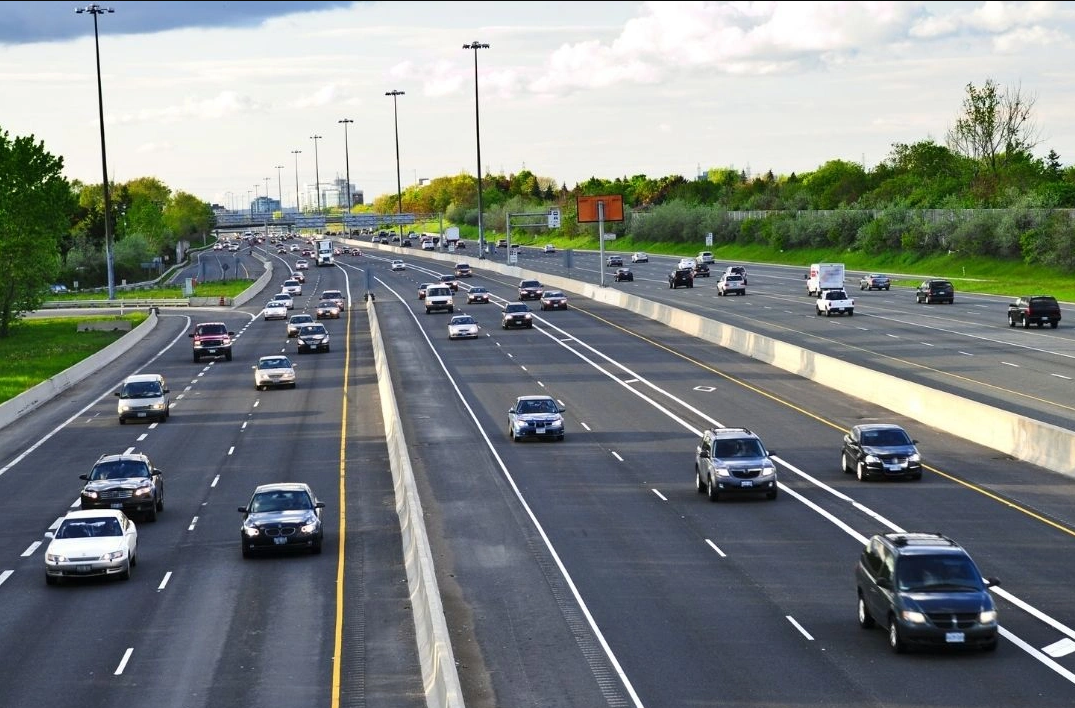
#> input picture arabagorsel.png, 1075 x 708 px, given in place of arabavideosu2.mp4, which was not available
$ python openCVileserittakibi.py
#> lines starting #> are read from the running program, lines starting #| are printed output that depends on the picture; after the words box and inside, x2 and y2 are one past the last pixel; in counts of white or black regions, pixels touching at a corner belong together; pictures that were not available may be replaced by others from this repository, and a replacement may not be noted
#> further down, frame is the input picture: shape (708, 1075, 3); mean B, G, R 131.9, 133.2, 126.7
import cv2
import numpy as np

def region_of_interest(img, vertices):
    # Sadece ilgi alanını kesmek için
    mask = np.zeros_like(img)
    cv2.fillPoly(mask, vertices, 255)
    masked_image = cv2.bitwise_and(img, mask)
    return masked_image

def draw_lines(img, lines):
    # Çizgileri görüntü üzerine çizmek için
    if lines is not None:
        for line in lines:
            for x1, y1, x2, y2 in line:
                cv2.line(img, (x1, y1), (x2, y2), (0, 255, 0), 10)

def process_frame(frame):
    # Grayscale dönüşümü
    gray = cv2.cvtColor(frame, cv2.COLOR_BGR2GRAY)
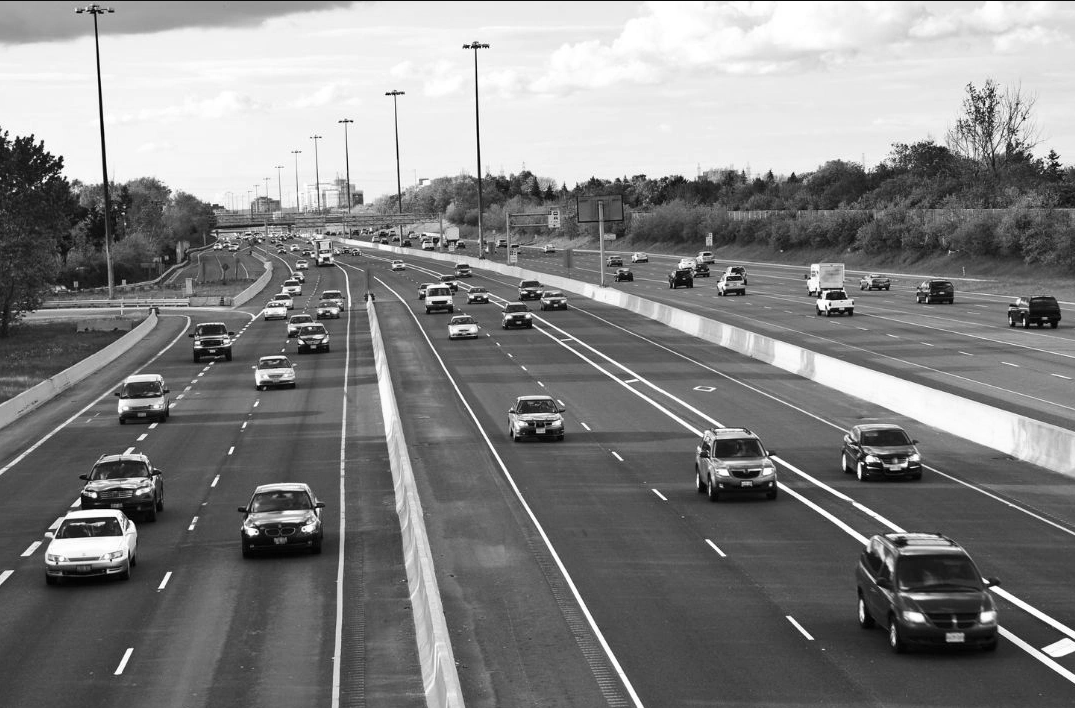
#> gray: shape (708, 1075); min 0, max 255, mean 131.1

    # Gaussian Blur
    blur = cv2.GaussianBlur(gray, (5, 5), 0)

    # Canny Edge Detection (kenar tespiti)
    edges = cv2.Canny(blur, 50, 150)
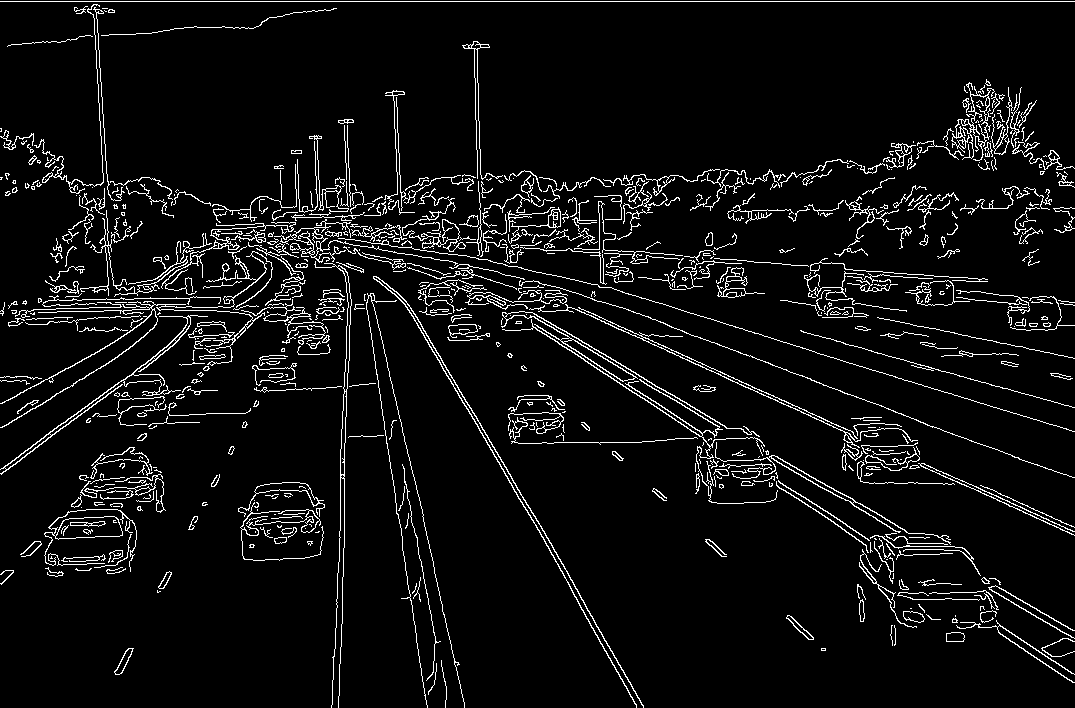
#> edges: shape (708, 1075); 6% white in thin lines or dots

    # Yolun alt kısmını işlemek için bir üçgen ROI (Region of Interest) belirle
    height, width = frame.shape[:2]
#> height = 708; width = 1075
    roi_vertices = [(0, height), (width // 2, height // 2), (width, height)]
#> roi_vertices = [(0, 708), (537, 354), (1075, 708)]

    cropped_edges = region_of_interest(edges, np.array([roi_vertices], np.int32))
#> in region_of_interest, `cv2.fillPoly(mask, vertices, 255)`:
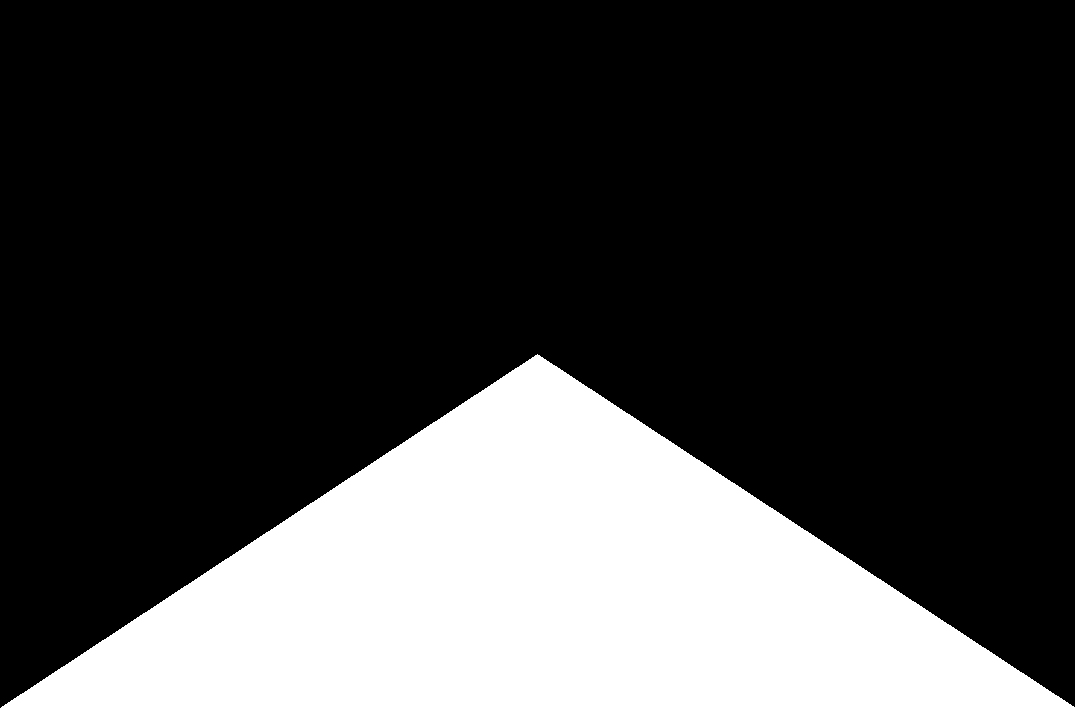
#> mask: shape (708, 1075); 25% white; 1 white region, box (x1, y1, x2, y2) and area: (1, 354, 1075, 708) 190458
#> in region_of_interest, `masked_image = cv2.bitwise_and(img, mask)`:
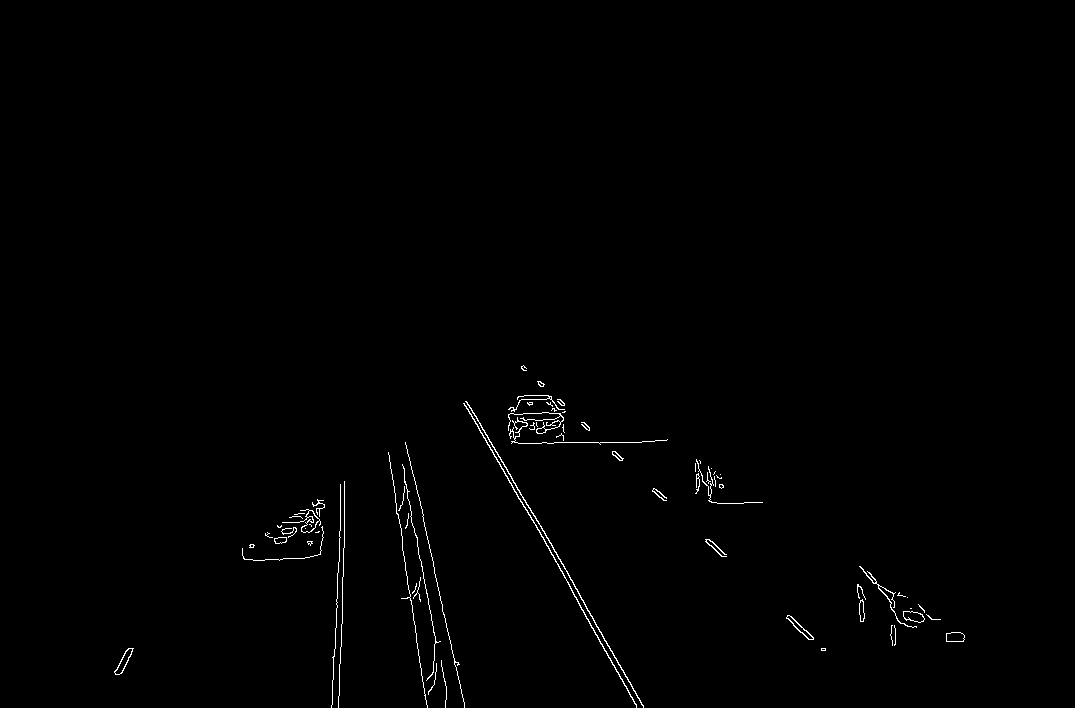
#> masked_image: shape (708, 1075); 0.62% white in thin lines or dots, all inside (x1, y1, x2, y2) = (114, 365, 965, 708)

    # Hough Transformu ile çizgileri algıla
    lines = cv2.HoughLinesP(cropped_edges, rho=1, theta=np.pi/180, threshold=100, minLineLength=100, maxLineGap=50)
#> lines = [[474, 413, 643, 705], [527, 510, 636, 707], [413, 474, 454, 664], [395, 502, 427, 707], [402, 464, 446, 694], [339, 695, 344, 537], [486, 442, 641, 442], [334, 656, 340, 484]]

    # Çizgileri çerçeve üzerine çiz
    if lines is not None:
        draw_lines(frame, lines)
#> the loop in draw_lines, `for line in lines:` made 8 passes
#> after the loop in draw_lines, `for line in lines:`:
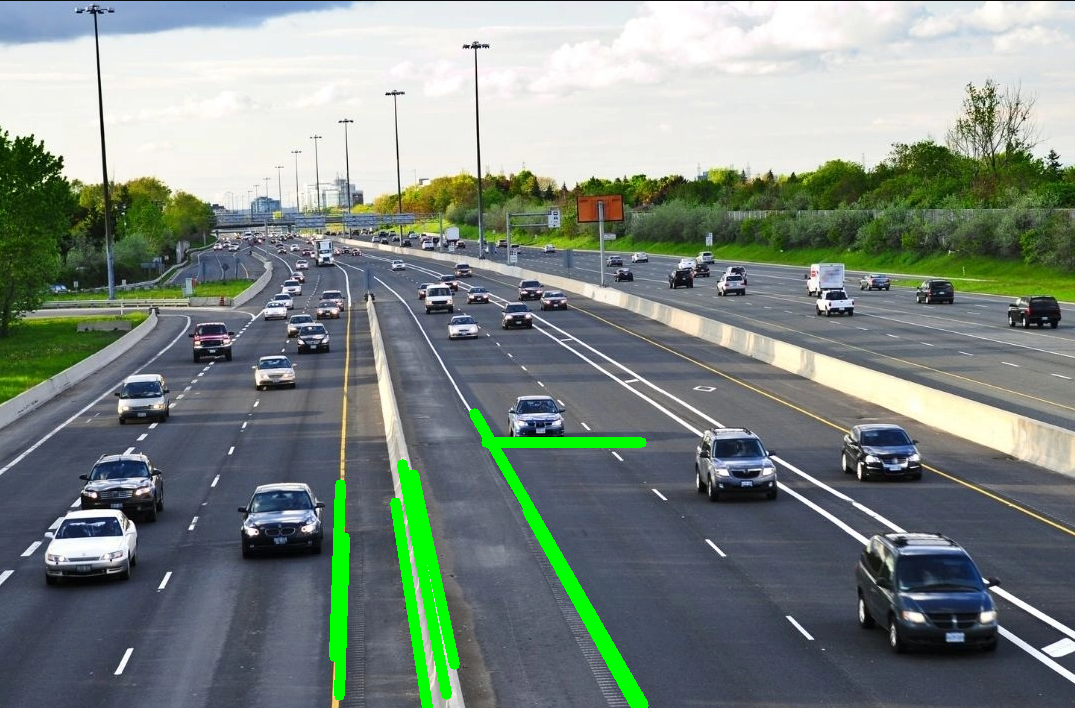
#> img: shape (708, 1075, 3); mean B, G, R 128.9, 135.8, 123.6

    return frame

# Video dosyasını veya kamerayı aç
cap = cv2.VideoCapture('arabavideosu2.mp4')  # Kendi video dosyanı veya 0 diyerek kamerayı kullanabilirsin

while cap.isOpened():
    ret, frame = cap.read()
    if not ret:
        break

    # Her kareyi işleyip şerit tespitini yap
    processed_frame = process_frame(frame)

    # Sonuçları göster
    cv2.imshow('Lane Detection', processed_frame)

    # 'q' tuşuna basarak çık
    if cv2.waitKey(1) & 0xFF == ord('q'):
#> (key q is pressed here)
        break

# Kaynakları serbest bırak
cap.release()
cv2.destroyAllWindows()
